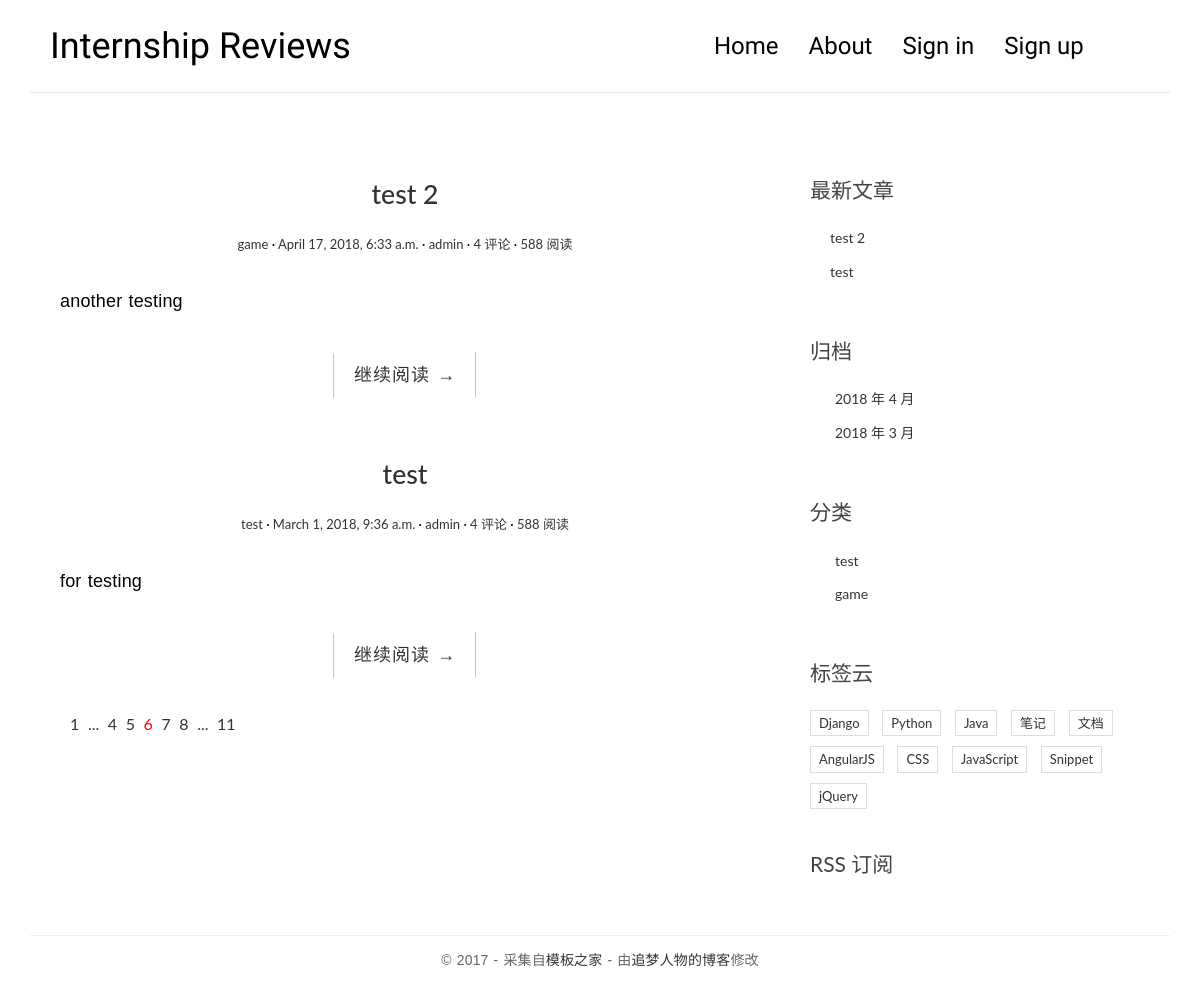
The page / on the database its author committed.
### basicapp/models.py (models this page shows, shortened)
class Post(models.Model):
    title = models.CharField(max_length=70)
    body = models.TextField()
    created_time = models.DateTimeField()
    modified_time = models.DateTimeField()
    excerpt = models.CharField(max_length=200, blank=True)
    category = models.ForeignKey(Category)
    tags = models.ManyToManyField(Tag, blank=True)
    author = models.ForeignKey(User,default='1')
    def get_absolute_url(self):
        return reverse('basicapp:detail', kwargs={'pk': self.pk})

class Category(models.Model):
    name = models.CharField(max_length=100)

### users/models.py (models this page shows)
class User(AbstractUser):
    nickname = models.CharField(max_length=50, blank=False)
    class Meta(AbstractUser.Meta):
        pass

### basicapp/views.py (the view)
# urls.py: url(r'^$', views.index, name='index'),
def index(request):
    post_list = Post.objects.all().order_by('-created_time')
    return render(request, 'basicapp/index.html', context={'post_list': post_list})

### basicapp/templatetags/blog_tags.py (called while the page is built)
@register.simple_tag
def get_recent_posts(num=5):
    return Post.objects.all().order_by('-created_time')[:num]

@register.simple_tag
def archives():
    return Post.objects.dates('created_time', 'month', order='DESC')

@register.simple_tag
def get_categories():
    return Category.objects.all()

### templates/basicapp/index.html
{% extends 'base.html' %}
{% block main %}
    {% for post in post_list %}
        <article class="post post-{{ post.pk }}">
            <header class="entry-header">
                <h1 class="entry-title">
                  <a href="{{ post.get_absolute_url }}">{{ post.title }}</a>
                </h1>
                <div class="entry-meta">
                  <span class="post-category"><a href="#">{{ post.category.name }}</a></span>
                  <span class="post-date"><a href="#"><time class="entry-date"
                                                            datetime="{{ post.created_time }}">{{ post.created_time }}</time></a></span>
                  <span class="post-author"><a href="#">{{ post.author }}</a></span>
                  <span class="comments-link"><a href="#">4 评论</a></span>
                  <span class="views-count"><a href="#">588 阅读</a></span>
                </div>
            </header>
            <div class="entry-content clearfix">
              <p>{{ post.excerpt }}</p>
              <div class="read-more cl-effect-14">
                <a href="{{ post.get_absolute_url }}" class="more-link">继续阅读 <span class="meta-nav">→</span></a>
              </div>
            </div>
        </article>
    {% empty %}
      <div class="no-post">暂时还没有发布的文章！</div>
    {% endfor %}
    <div class="pagination">
        <ul>
            <li><a href="">1</a></li>
            <li><a href="">...</a></li>
            <li><a href="">4</a></li>
            <li><a href="">5</a></li>
            <li class="current"><a href="">6</a></li>
            <li><a href="">7</a></li>
            <li><a href="">8</a></li>
            <li><a href="">...</a></li>
            <li><a href="">11</a></li>
        </ul>
    </div>
{% endblock main %}

### templates/base.html (shortened to what this page needs)
{% load staticfiles %}
{% load blog_tags %}
<!DOCTYPE html>
<html>
  <head>
      <link rel="stylesheet" href="http://code.ionicframework.com/ionicons/2.0.1/css/ionicons.min.css">
      <link rel="stylesheet" href="{% static 'basicapp/css/bootstrap.min.css' %}">
      <link rel="stylesheet" href="{% static 'basicapp/css/pace.css' %}">
      <link rel="stylesheet" href="{% static 'basicapp/css/custom.css' %}">
  </head>
  <body>
  </body>
</html>
<body>
<div class="container">
    <header id="site-header">
        <div class="row">
            <div class="col-md-4 col-sm-5 col-xs-8">
                <div class="logo">
                    <h1><a href="index.html" style="font-family: 'Kaushan Script', cursive;"><b>Internship Reviews</a></h1>
                </div>
            </div>
            <div class="col-md-8 col-sm-7 col-xs-4">
                <nav class="main-nav" role="navigation">
                    <div class="collapse navbar-collapse" id="bs-example-navbar-collapse-1">
                        <ul class="nav navbar-nav navbar-right">
                            <li class="cl-effect-11"><a href="index.html" data-hover="Home" style="font-family: 'Kaushan Script', cursive;">Home</a></li>
                            <li class="cl-effect-11"><a href="#" data-hover="About" style="font-family: 'Kaushan Script', cursive;">About</a></li>
                            {% if user.is_authenticated %}
                                <li class="cl-effect-11"><a href="#" style="color:orange !important;font-family: 'Kaushan Script', cursive;">{{ user.username }}</a></li>
                                <li class="cl-effect-11"><a href="{% url 'logout' %}?next={{ request.path }}" data-hover="Log out" style="font-family: 'Kaushan Script', cursive;">Log out</a></li>
                            {% else %}
                                <li class="cl-effect-11"><a href="{% url 'login' %}?next={{ request.path }}" data-hover="Sign in" style="font-family: 'Kaushan Script', cursive;">Sign in</a></li>
                                <li class="cl-effect-11"><a href="{% url 'users:register' %}" data-hover="Sign up" style="font-family: 'Kaushan Script', cursive;">Sign up</a></li>
                            {% endif %}
                        </ul>
                    </div>
                </nav>
            </div>
        </div>
    </header>
</div>
<div class="content-body">
    <div class="container">
        <div class="row">
            <main class="col-md-8">
                {% block main %}
                {% endblock main %}
            </main>
            <aside class="col-md-4">
                <div class="widget widget-recent-posts">
                  <h3 class="widget-title">最新文章</h3>
                  {% get_recent_posts as recent_post_list %}
                  <ul>
                    {% for post in recent_post_list %}
                    <li>
                      <a href="{{ post.get_absolute_url }}">{{ post.title }}</a>
                    </li>
                    {% empty %}
                    暂无文章！
                    {% endfor %}
                  </ul>
                </div>
                <div class="widget widget-archives">
                  <h3 class="widget-title">归档</h3>
                  {% archives as date_list %}
                  <ul>
                    {% for date in date_list %}
                    <li>
                      <a href="{% url 'basicapp:archives' date.year date.month %}">
                        {{ date.year }} 年 {{ date.month }} 月
                      </a>
                    </li>
                    {% endfor %}
                  </ul>
                </div>
                <div class="widget widget-category">
                  <h3 class="widget-title">分类</h3>
                  {% get_categories as category_list %}
                  <ul>
                    {% for category in category_list %}
                    <li>
                      <a href="{% url 'basicapp:category' category.pk %}">{{ category.name }}</a>
                    </li>
                    {% endfor %}
                  </ul>
                </div>
                <div class="widget widget-tag-cloud">
                    <h3 class="widget-title">标签云</h3>
                    <ul>
                        <li>
                            <a href="#">Django</a>
                        </li>
                        <li>
                            <a href="#">Python</a>
                        </li>
                        <li>
                            <a href="#">Java</a>
                        </li>
                        <li>
                            <a href="#">笔记</a>
                        </li>
                        <li>
                            <a href="#">文档</a>
                        </li>
                        <li>
                            <a href="#">AngularJS</a>
                        </li>
                        <li>
                            <a href="#">CSS</a>
                        </li>
                        <li>
                            <a href="#">JavaScript</a>
                        </li>
                        <li>
                            <a href="#">Snippet</a>
                        </li>
                        <li>
                            <a href="#">jQuery</a>
                        </li>
                    </ul>
                </div>
                <div class="rss">
                    <a href=""> RSS 订阅</a>
                </div>
            </aside>
        </div>
    </div>
</div>
<footer id="site-footer">
    <div class="container">
        <div class="row">
            <div class="col-md-12">
                <p class="copyright">&copy 2017 - 采集自<a href="http://www.cssmoban.com/"
                                                        target="_blank" title="模板之家">模板之家</a>
                    - 由<a href="http://zmrenwu.com/" title="网页模板" target="_blank">追梦人物的博客</a>修改
                </p>
            </div>
        </div>
    </div>
</footer>
</body>
</html>

### basicapp/static/basicapp/css/custom.css (style rules this page uses)
* { outline: none; }
h1, h2, h3, h4, h5, h6 { margin-top: 0; }
b { font-weight: 400; }
a { color: #333; }
body { color: #444; font-family: 'Lato', sans-serif; }
p { font-family: 'Ubuntu', sans-serif; font-weight: 400; word-spacing: 1px; letter-spacing: 0.01em; }
#site-header { background-color: #FFF; padding: 25px 20px; margin-bottom: 40px; border-bottom: 1px solid #e7e7e7; }
.logo h1 a { color: #000; }
.logo h1 { margin: 0; font-family: 'Lato', sans-serif; font-weight: 300; }
.main-nav { margin-top: 11px; max-width: 95%; }
.main-nav a { color: #000000 !important; padding: 0 0 5px 0 !important; margin-right: 30px; font-family: 'Lato', sans-serif; font-weight: 300; font-size: 24px; }
.cl-effect-11 a { padding: 10px 0; color: #0972b4; text-shadow: none; }
.cl-effect-11 a::before { position: absolute; top: 0; left: 0; overflow: hidden; padding: 0 0 5px 0 !important; max-width: 0; border-bottom: 1px solid #000; color: #000; content: attr(data-hover); white-space: nowrap; -webkit-transition: max-width 0.5s; -moz-transition: max-width 0.5s; transition: max-width 0.5s; }
.content-body { padding-bottom: 4em; }
.post { background: #fff; padding: 30px 30px 0; }
.entry-title { text-align: center; font-size: 1.9em; margin-bottom: 20px; line-height: 1.6; padding: 10px 20px 0; }
.entry-meta { text-align: center; color: #DDDDDD; font-size: 13px; margin-bottom: 30px; }
.entry-content { font-size: 18px; line-height: 1.9; font-weight: 300; color: #000; }
.post-category::after, .post-date::after, .post-author::after, .comments-link::after { content: ' ·'; color: #000; }
.read-more { font-family: 'Ubuntu', sans-serif; font-weight: 400; word-spacing: 1px; letter-spacing: 0.01em; text-align: center; margin-top: 20px; }
.cl-effect-14 a { padding: 0 20px; height: 45px; line-height: 45px; position: relative; display: inline-block; margin: 15px 25px; letter-spacing: 1px; font-weight: 400; text-shadow: 0 0 1px rgba(255, 255, 255, 0.3); }
.cl-effect-14 a::before, .cl-effect-14 a::after { position: absolute; width: 45px; height: 1px; background: #C3C3C3; content: ''; -webkit-transition: all 0.3s; -moz-transition: all 0.3s; transition: all 0.3s; pointer-events: none; }
.cl-effect-14 a::before { top: 0; left: 0; -webkit-transform: rotate(90deg); -moz-transform: rotate(90deg); transform: rotate(90deg); -webkit-transform-origin: 0 0; -moz-transform-origin: 0 0; transform-origin: 0 0; }
.cl-effect-14 a::after { right: 0; bottom: 0; -webkit-transform: rotate(90deg); -moz-transform: rotate(90deg); transform: rotate(90deg); -webkit-transform-origin: 100% 0; -moz-transform-origin: 100% 0; transform-origin: 100% 0; }
.widget { background: #fff; padding: 30px 0 0; }
.widget-title { font-size: 1.5em; margin-bottom: 20px; line-height: 1.6; padding: 10px 0 0; font-weight: 400; }
.widget-recent-posts ul { padding: 0; margin: 0; padding-left: 20px; }
.widget-recent-posts ul li { list-style-type: none; position: relative; line-height: 170%; margin-bottom: 10px; }
.widget-recent-posts ul li::before { content: '\f3d3'; font-family: "Ionicons"; position: absolute; left: -17px; top: 3px; font-size: 16px; color: #000; }
.widget-archives ul { padding: 0; margin: 0; padding-left: 25px; }
.widget-archives ul li { list-style-type: none; position: relative; line-height: 170%; margin-bottom: 10px; }
.widget-archives ul li::before { content: '\f3f3'; font-family: "Ionicons"; position: absolute; left: -25px; top: 1px; font-size: 16px; color: #000; }
.widget-category ul { padding: 0; margin: 0; padding-left: 25px; }
.widget-category ul li { list-style-type: none; position: relative; line-height: 170%; margin-bottom: 10px; }
.widget-category ul li::before { content: '\f3fe'; font-family: "Ionicons"; position: absolute; left: -25px; top: 1px; font-size: 18px; color: #000; }
.widget-tag-cloud ul { padding: 0; margin: 0; margin-right: -10px; }
.widget-tag-cloud ul li { list-style-type: none; font-size: 13px; display: inline-block; margin-right: 10px; margin-bottom: 10px; padding: 3px 8px; border: 1px solid #ddd; }
.rss { font-size: 21px; margin-top: 30px; }
.rss a { color: #444; }
#site-footer { padding-top: 10px; padding: 0 0 1.5em 0; }
.copyright { text-align: center; padding-top: 1em; margin: 0; border-top: 1px solid #eee; color: #666; }
.pagination ul { list-style: none; }
.pagination ul li { display: inline-block; font-size: 16px; margin-right: 5px; }
.current a { color: red; }

### rows shown on the page
Post: title "test 2", category.name "game", created_time "April 17, 2018, 6:33 a.m.", author "admin", excerpt "another testing"
Post: title "test", category.name "test", created_time "March 1, 2018, 9:36 a.m.", author "admin", excerpt "for testing"
Category: name "test"
Category: name "game"

### other values the page prints
{{ date.year }} "2018" "2018"
{{ date.month }} "4" "3"
